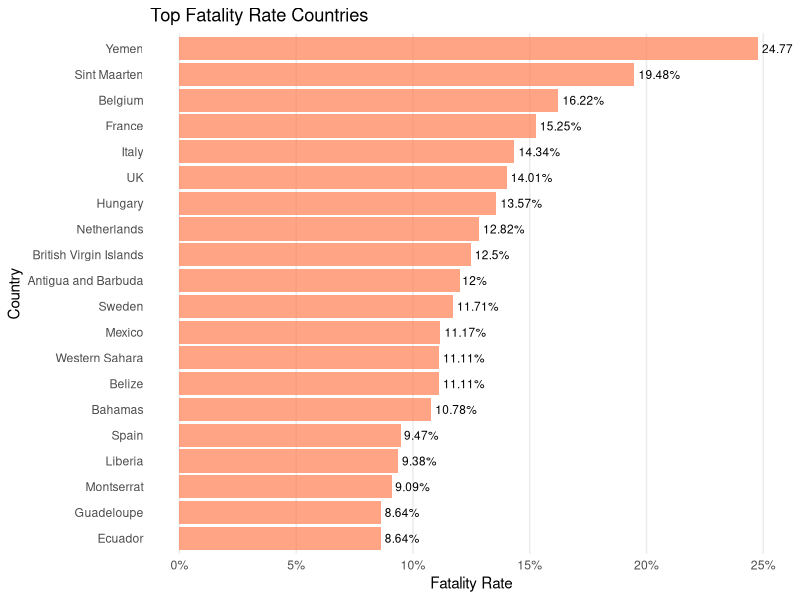

Write the R code that produced this figure. (Note: this script raises an error after producing the figure.)
## ---- chunk 1
#knitr::opts_chunk$set(echo = TRUE)
knitr::opts_chunk$set(
	echo = TRUE, 
	fig.align = "center",
	fig.show = "hold",
	message = FALSE,
	warning = FALSE,
	results = "hold"
)
 
options(scipen = 99)
## ---- chunk 2
library(dplyr)
library(ggplot2)
library(scales)
## ---- chunk 3
world_covid <- read.csv(file = "data/world_covid.csv", header = TRUE, stringsAsFactors = FALSE)
str(world_covid)
## ---- chunk 4
head(world_covid, n = 10)
## ---- chunk 5
world_covid %>% 
  arrange(desc(fatality_rate)) %>%
  head(n = 20) %>% 
  ggplot(mapping = aes(x = reorder(country, fatality_rate), y = fatality_rate)) + 
  geom_bar(stat = "identity", fill = "coral", alpha = 0.7) +
  geom_text(aes(label = paste0(fatality_rate*100, "%")), size = 3, hjust = -0.1) + 
  coord_flip() + 
  labs(title = "Top Fatality Rate Countries",
       x = "Country",
       y = "Fatality Rate") +
  theme_minimal() + 
  scale_y_continuous(labels = scales::percent_format(accuracy = 1), limits = c(0, 0.25)) +
  theme(panel.grid.major.y = element_blank(),
        panel.grid.minor.y = element_blank(),
        panel.grid.minor.x = element_blank())
## ---- chunk 6
vis1 <- world_covid %>% 
  select(country, fatality_rate)
vis1
## ---- chunk 7
ggplot(data = vis1, mapping = aes(x = country, y = fatality_rate)) + 
  geom_bar(stat = "identity")
## ---- chunk 8
# rotate x-axis label 90 deg
ggplot(data = vis1, mapping = aes(x = country, y = fatality_rate)) + 
  geom_bar(stat = "identity") + 
  theme(axis.text.x = element_text(angle = 90))
## ---- chunk 9
# sorted barchart
ggplot(data = vis1, mapping = aes(x = reorder(country, fatality_rate), y = fatality_rate)) + 
  geom_bar(stat = "identity") + 
  theme(axis.text.x = element_text(angle = 90))

## ---- chunk 10
topn <- vis1 %>% 
  arrange(desc(fatality_rate)) %>%
  head(n = 20)
topn
## ---- chunk 11
# sorted barchart
ggplot(data = topn, mapping = aes(x = reorder(country, fatality_rate), y = fatality_rate)) + 
  geom_bar(stat = "identity") + 
  theme(axis.text.x = element_text(angle = 90))

## ---- chunk 12
ggplot(data = topn, mapping = aes(x = reorder(country, fatality_rate), y = fatality_rate)) + 
  geom_bar(stat = "identity") + 
  theme(axis.text.x = element_text(angle = 90)) +
  labs(title = "Top Fatality Rate Countries",
       x = "Country",
       y = "Fatality Rate")
## ---- chunk 13
# Custom axis scale 
ggplot(data = topn, mapping = aes(x = reorder(country, fatality_rate), y = fatality_rate)) + 
  geom_bar(stat = "identity") +
  theme(axis.text.x = element_text(angle = 90)) +
  labs(title = "Top Fatality Rate Countries",
       x = "Country",
       y = "Fatality Rate") + 
  scale_y_continuous(labels = scales::percent_format(accuracy = 1))
## ---- chunk 14
# Custom title - axis title
ggplot(data = topn, mapping = aes(x = reorder(country, fatality_rate), y = fatality_rate)) + 
  geom_bar(stat = "identity") + 
  theme(axis.text.x = element_text(angle = 90)) +
  labs(title = "Top Fatality Rate Countries",
       x = "Country",
       y = "Fatality Rate") + 
  scale_y_continuous(labels = scales::percent_format(accuracy = 1)) +
  coord_flip()
## ---- chunk 15
# Custom title - axis title
ggplot(data = topn, mapping = aes(x = reorder(country, fatality_rate), y = fatality_rate)) + 
  geom_bar(stat = "identity") + 
  labs(title = "Top Fatality Rate Countries",
       x = "Country",
       y = "Fatality Rate") +
  scale_y_continuous(labels = scales::percent_format(accuracy = 1)) +
  coord_flip()
## ---- chunk 16
# Custom theme 
ggplot(data = topn, mapping = aes(x = reorder(country, fatality_rate), y = fatality_rate)) + 
  geom_bar(stat = "identity") + 
  labs(title = "Top Fatality Rate Countries",
       x = "Country",
       y = "Fatality Rate") + 
  scale_y_continuous(labels = scales::percent_format(accuracy = 1)) +
  coord_flip() +
  theme_minimal()

## ---- chunk 17
# Change color & grid
ggplot(data = topn, mapping = aes(x = reorder(country, fatality_rate), y = fatality_rate)) + 
  geom_bar(stat = "identity", fill = "coral", alpha = 0.7) +
  labs(title = "Top Fatality Rate Countries",
       x = "Country",
       y = "Fatality Rate") +
  scale_y_continuous(labels = scales::percent_format(accuracy = 1)) + 
  coord_flip() + 
  theme_minimal() 
## ---- chunk 18
# Change color & grid
ggplot(data = topn, mapping = aes(x = reorder(country, fatality_rate), y = fatality_rate)) + 
  geom_bar(stat = "identity", fill = "coral", alpha = 0.7) +
  labs(title = "Top Fatality Rate Countries",
       x = "Country",
       y = "Fatality Rate") +
  scale_y_continuous(labels = scales::percent_format(accuracy = 1)) + 
  coord_flip() + 
  theme_minimal() +
  theme(panel.grid.major.y = element_blank(),
        panel.grid.minor.y = element_blank(),
        panel.grid.minor.x = element_blank())
## ---- chunk 19
# Add label & y-limit 
ggplot(data = topn, mapping = aes(x = reorder(country, fatality_rate), y = fatality_rate)) + 
  geom_bar(stat = "identity", fill = "coral", alpha = 0.7) + 
  labs(title = "Top Fatality Rate Countries",
       x = "Country",
       y = "Fatality Rate") +
  scale_y_continuous(labels = scales::percent_format(accuracy = 1)) +
  coord_flip() +
  theme_minimal() + 
  theme(panel.grid.major.y = element_blank(),
        panel.grid.minor.y = element_blank(),
        panel.grid.minor.x = element_blank()) + 
  geom_text(aes(label = paste0(fatality_rate*100, "%")), size = 3, hjust = -0.1)

## ---- chunk 20
# Add label & y-limit 
ggplot(data = topn, mapping = aes(x = reorder(country, fatality_rate), y = fatality_rate)) + 
  geom_bar(stat = "identity", fill = "coral", alpha = 0.7) + 
  labs(title = "Top Fatality Rate Countries",
       x = "Country",
       y = "Fatality Rate") +
  scale_y_continuous(labels = scales::percent_format(accuracy = 1), limits = c(0, 0.30)) +
  coord_flip() +
  theme_minimal() + 
  theme(panel.grid.major.y = element_blank(),
        panel.grid.minor.y = element_blank(),
        panel.grid.minor.x = element_blank()) + 
  geom_text(aes(label = paste0(fatality_rate*100, "%")), size = 3, hjust = -0.1)
## ---- chunk 21
# By Total Cases 
## top 20 barchart
top20 <- world_covid %>% 
  arrange(desc(total_cases)) %>%
  head(n = 20)

ggplot(data = top20, mapping = aes(x = reorder(country, total_cases), y = total_cases)) + 
  geom_bar(stat = "identity", fill = "coral", alpha = 0.7) +
  geom_text(aes(label = formatC(total_cases, big.mark = ",", decimal.mark = ".", format = "d")), size = 3, hjust = -0.1) + 
  coord_flip() + 
  labs(title = "Top 20 Total Cases Countries",
       x = "Country",
       y = "Total Cases") +
  theme_minimal() + 
  scale_y_continuous(labels = scales::number_format(big.mark = ","), limits = c(0, 2.0*10^6)) +
  theme(panel.grid.major.y = element_blank(),
        panel.grid.minor.y = element_blank(),
        panel.grid.minor.x = element_blank())
## ---- chunk 22
# Buble chart 
ggplot(data = world_covid, mapping = aes(x = med_age, y = fatality_rate)) + 
  geom_point(aes(size = density_km2, color = continent), alpha = 0.6) +
  theme_minimal() +
  labs(title = "Median Population Age vs Fatality Rate",
       x = "Median Population Age",
       y = "Fatality Rate",
       size = "Population Density (/km2)",
       color = "Continent") +
  scale_colour_manual(values = c("Africa" = "#f53d3d", 
                                 "Asia" = "#f7a41e", 
                                 "Australia/Oceania" = "#4bdb57", 
                                 "Europe" = "#3da2eb", 
                                 "North America" = "#f227eb", 
                                 "South America" = "#8a0404")) +
  scale_y_continuous(labels = scales::percent_format(accuracy = 1)) +
  facet_wrap(~ continent)
## ---- chunk 23
# Scatter plot
ggplot(data = world_covid, mapping = aes(x = med_age, y = fatality_rate)) + 
  geom_point() +
  theme_minimal() 
## ---- chunk 24
# Point opacity
ggplot(data = world_covid, mapping = aes(x = med_age, y = fatality_rate)) + 
  geom_point(alpha = 0.3) +
  theme_minimal() 
## ---- chunk 25
# Bubble chart size
ggplot(data = world_covid, mapping = aes(x = med_age, y = fatality_rate)) + 
  geom_point(aes(size = density_km2), alpha = 0.3) +
  theme_minimal()
## ---- chunk 26
# Buble chart color
ggplot(data = world_covid, mapping = aes(x = med_age, y = fatality_rate)) + 
  geom_point(aes(size = density_km2, color = continent), alpha = 0.3) +
  theme_minimal()
## ---- chunk 27
# Custom color manual
ggplot(data = world_covid, mapping = aes(x = med_age, y = fatality_rate)) + 
  geom_point(aes(size = density_km2, color = continent), alpha = 0.3) +
  theme_minimal() +
  scale_colour_manual(values = c("Africa" = "#f53d3d", 
                                 "Asia" = "#f7a41e", 
                                 "Australia/Oceania" = "#4bdb57", 
                                 "Europe" = "#3da2eb", 
                                 "North America" = "#f227eb", 
                                 "South America" = "#8a0404"))
## ---- chunk 28
# Custom title & axis title
ggplot(data = world_covid, mapping = aes(x = med_age, y = fatality_rate)) + 
  geom_point(aes(size = density_km2, color = continent), alpha = 0.3) +
  theme_minimal() +
  scale_colour_manual(values = c("Africa" = "#f53d3d", 
                                 "Asia" = "#f7a41e", 
                                 "Australia/Oceania" = "#4bdb57", 
                                 "Europe" = "#3da2eb", 
                                 "North America" = "#f227eb", 
                                 "South America" = "#8a0404")) +
  labs(title = "Median Population Age vs Fatality Rate",
       x = "Median Population Age",
       y = "Fatality Rate",
       size = "Population Density (/km2)",
       color = "Continent")
## ---- chunk 29
# Buble chart custom axis title
ggplot(data = world_covid, mapping = aes(x = med_age, y = fatality_rate)) + 
  geom_point(aes(size = density_km2, color = continent), alpha = 0.3) +
  theme_minimal() +
  labs(title = "Median Population Age vs Fatality Rate",
       x = "Median Population Age",
       y = "Fatality Rate",
       size = "Population Density (/km2)",
       color = "Continent") +
  scale_colour_manual(values = c("Africa" = "#f53d3d", 
                                 "Asia" = "#f7a41e", 
                                 "Australia/Oceania" = "#4bdb57", 
                                 "Europe" = "#3da2eb", 
                                 "North America" = "#f227eb", 
                                 "South America" = "#8a0404")) +
  scale_y_continuous(labels = scales::percent_format(accuracy = 1))
## ---- chunk 30
# Buble chart custom axis title
ggplot(data = world_covid, mapping = aes(x = med_age, y = fatality_rate)) + 
  geom_point(aes(size = density_km2, color = continent), alpha = 0.6) +
  theme_minimal() +
  labs(title = "Median Population Age vs Fatality Rate",
       x = "Median Population Age",
       y = "Fatality Rate",
       size = "Population Density (/km2)",
       color = "Continent") +
  scale_colour_manual(values = c("Africa" = "#f53d3d", 
                                 "Asia" = "#f7a41e", 
                                 "Australia/Oceania" = "#4bdb57", 
                                 "Europe" = "#3da2eb", 
                                 "North America" = "#f227eb", 
                                 "South America" = "#8a0404")) +
  scale_y_continuous(labels = scales::percent_format(accuracy = 1)) +
  facet_wrap(~ continent)
## ---- chunk 31
dailynational <- read.csv("data/dailynational.csv", header = TRUE, stringsAsFactors = FALSE)
dailynational$dates <- as.Date(dailynational$dates)
str(dailynational)
## ---- chunk 32
head(dailynational, n = 10)
## ---- chunk 33
ks <- ksmooth(x = dailynational$dates, 
              y = dailynational$daily_cases, 
              kernel = "normal", 
              bandwidth = 10, 
              x.points = dailynational$dates)
dailynational$daily_trend <- ks$y

ggplot(data = dailynational, mapping = aes(x = dates)) + 
  geom_line(aes(y = daily_cases, color = "New"), size = 0.8) + 
  geom_line(aes(y = daily_recovered, color = "Recovered"), size = 0.8) + 
  geom_line(aes(y = daily_deaths, color = "Deaths"), size = 0.8) + 
  theme_minimal() + 
  scale_color_manual(name = "Cases",
                     values = c("New" = "yellow", 
                                "Recovered" = "green", 
                                "Deaths" = "red", 
                                "Trend" = "grey")) + 
  labs(title = "Indonesia Daily Cases Trend",
       x = "Dates",
       y = "Daily Cases") + 
  scale_x_date(date_breaks = "2 weeks", date_labels = "%d/%m") +
  geom_line(aes(y = daily_trend, color = "Trend"), size = 0.8) + 
  theme(legend.position = "top")
dailynational$daily_trend <- NULL
## ---- chunk 34
dailynational %>% 
  select(dates, daily_cases, daily_recovered, daily_deaths) %>% 
  head(n = 10)
## ---- chunk 35
ggplot(data = dailynational, mapping = aes(x = dates)) + 
  geom_line(aes(y = daily_cases, color = "New")) + 
  geom_line(aes(y = daily_recovered, color = "Recovered")) + 
  geom_line(aes(y = daily_deaths, color = "Deaths")) +
  theme_minimal()
## ---- chunk 36
# Change color & line size
ggplot(data = dailynational, mapping = aes(x = dates)) + 
  geom_line(aes(y = daily_cases, color = "New"), size = 0.8) + 
  geom_line(aes(y = daily_recovered, color = "Recovered"), size = 0.8) + 
  geom_line(aes(y = daily_deaths, color = "Deaths"), size = 0.8) +
  theme_minimal() + 
  scale_color_manual(name = "Cases", # judul legend
                     values = c("New" = "yellow", 
                                "Recovered" = "green", 
                                "Deaths" = "red"))
## ---- chunk 37
# Add title and axis title
ggplot(data = dailynational, mapping = aes(x = dates)) + 
  geom_line(aes(y = daily_cases, color = "New"), size = 0.8) + 
  geom_line(aes(y = daily_recovered, color = "Recovered"), size = 0.8) + 
  geom_line(aes(y = daily_deaths, color = "Deaths"), size = 0.8) +
  theme_minimal() + 
  scale_color_manual(name = "Cases", # judul legend
                     values = c("New" = "yellow", 
                                "Recovered" = "green", 
                                "Deaths" = "red")) + 
  labs(title = "Indonesia Daily Cases Trend",
       x = "Dates",
       y = "Daily Cases")
## ---- chunk 38
# Change x-axis format
ggplot(data = dailynational, mapping = aes(x = dates)) + 
  geom_line(aes(y = daily_cases, color = "New"), size = 0.8) + 
  geom_line(aes(y = daily_recovered, color = "Recovered"), size = 0.8) + 
  geom_line(aes(y = daily_deaths, color = "Deaths"), size = 0.8) +
  theme_minimal() + 
  scale_color_manual(name = "Cases", # judul legend
                     values = c("New" = "yellow", 
                                "Recovered" = "green", 
                                "Deaths" = "red")) + 
  labs(title = "Indonesia Daily Cases Trend",
       x = "Dates",
       y = "Daily Cases") + 
  scale_x_date(date_breaks = "2 weeks", date_labels = "%d/%m")
## ---- chunk 39
# Add trend line
ks <- ksmooth(x = dailynational$dates, 
              y = dailynational$daily_cases, 
              kernel = "normal", 
              bandwidth = 10, 
              x.points = dailynational$dates)
dailynational$daily_trend <- ks$y
## ---- chunk 40
ggplot(data = dailynational, mapping = aes(x = dates)) + 
  geom_line(aes(y = daily_cases, color = "New"), size = 0.8) + 
  geom_line(aes(y = daily_recovered, color = "Recovered"), size = 0.8) + 
  geom_line(aes(y = daily_deaths, color = "Deaths"), size = 0.8) +
  theme_minimal() + 
  scale_color_manual(name = "Cases",
                     values = c("New" = "yellow", 
                                "Recovered" = "green", 
                                "Deaths" = "red", 
                                "Trend" = "grey")) + 
  labs(title = "Indonesia Daily Cases Trend",
       x = "Dates",
       y = "Daily Cases") + 
  scale_x_date(date_breaks = "2 weeks", date_labels = "%d/%m") + 
  geom_line(aes(y = daily_trend, color = "Trend"), size = 0.8)

## ---- chunk 41
# Custom legend & position
ggplot(data = dailynational, mapping = aes(x = dates)) + 
  geom_line(aes(y = daily_cases, color = "New"), size = 0.8) + 
  geom_line(aes(y = daily_recovered, color = "Recovered"), size = 0.8) + 
  geom_line(aes(y = daily_deaths, color = "Deaths"), size = 0.8) + 
  theme_minimal() + 
  scale_color_manual(name = "Cases",
                     values = c("New" = "yellow", 
                                "Recovered" = "green", 
                                "Deaths" = "red", 
                                "Trend" = "grey")) + 
  labs(title = "Indonesia Daily Cases Trend",
       x = "Dates",
       y = "Daily Cases") + 
  scale_x_date(date_breaks = "2 weeks", date_labels = "%d/%m") +
  geom_line(aes(y = daily_trend, color = "Trend"), size = 0.8) + 
  theme(legend.position = "top")

